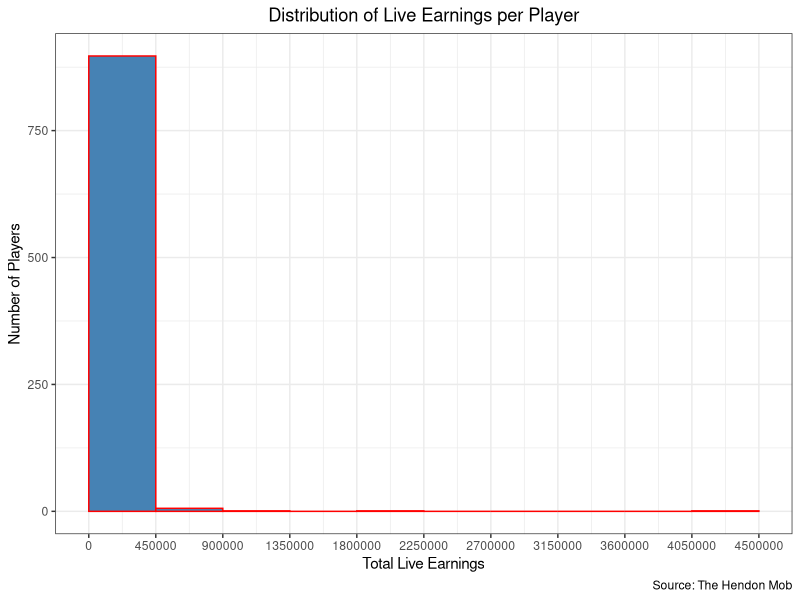
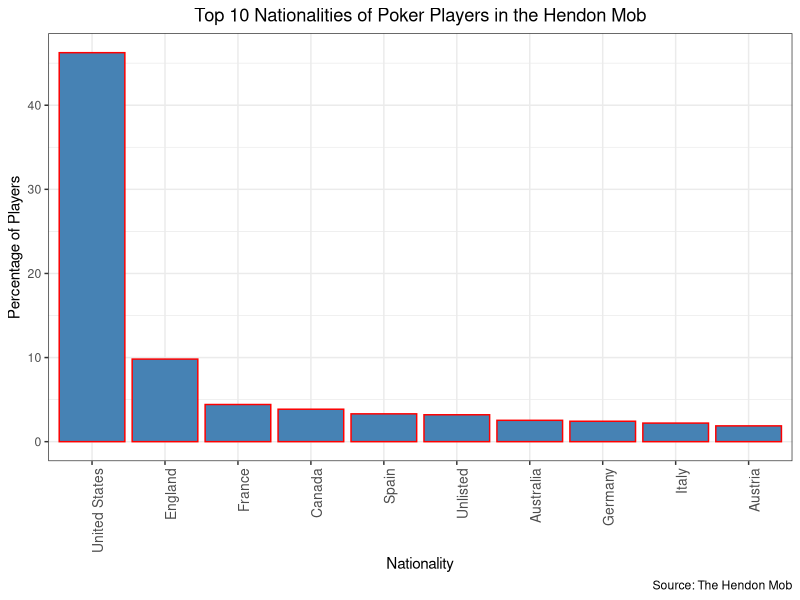
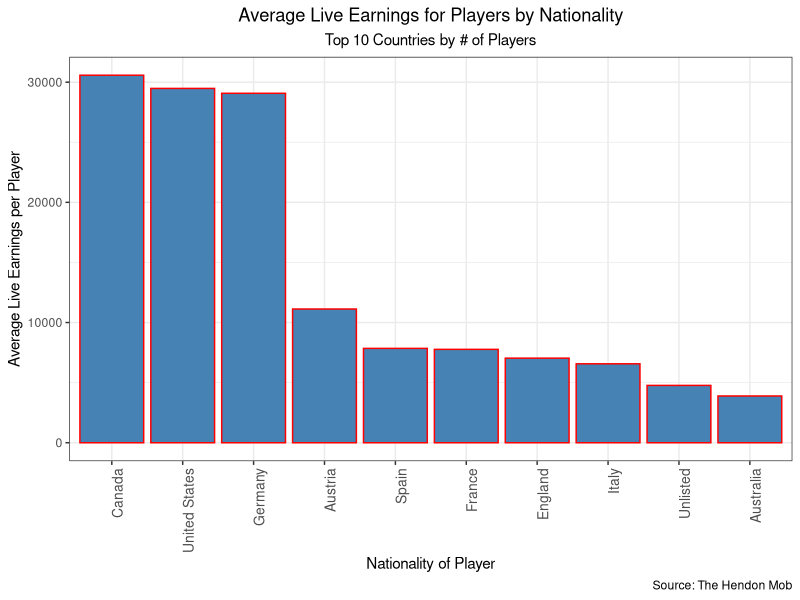
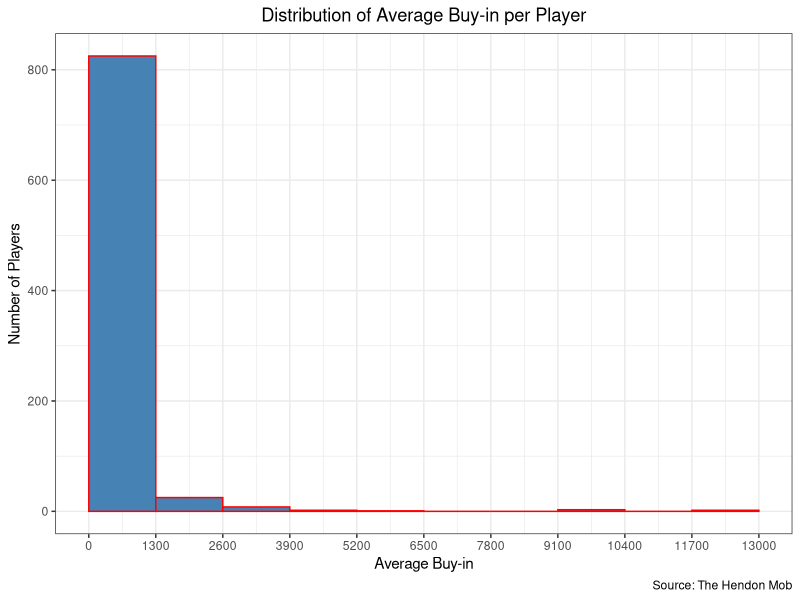
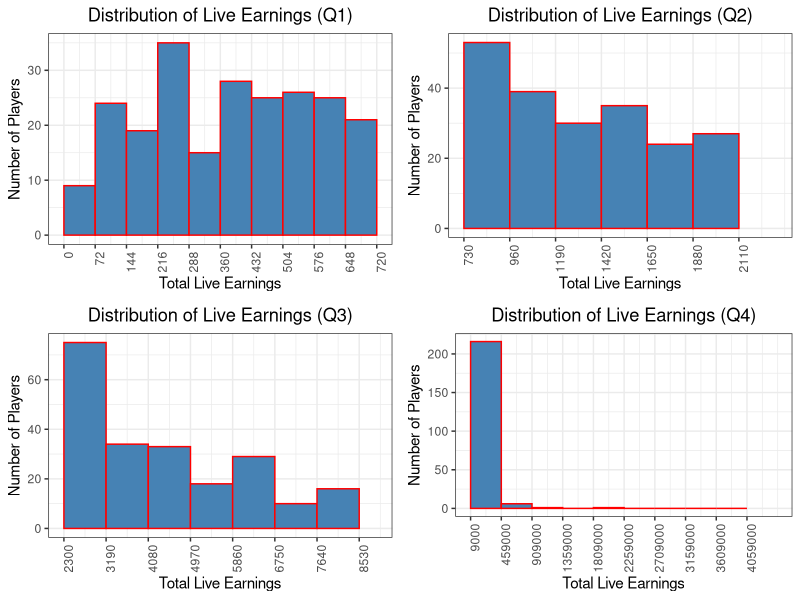
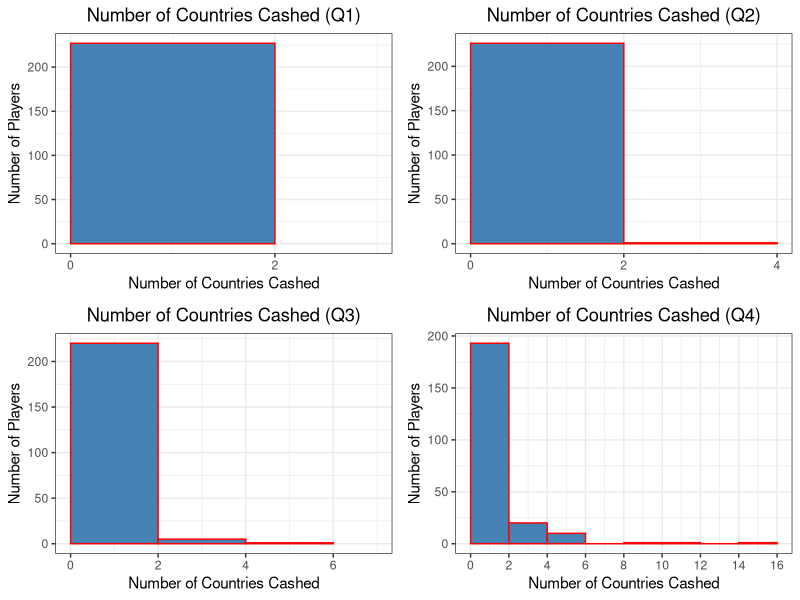
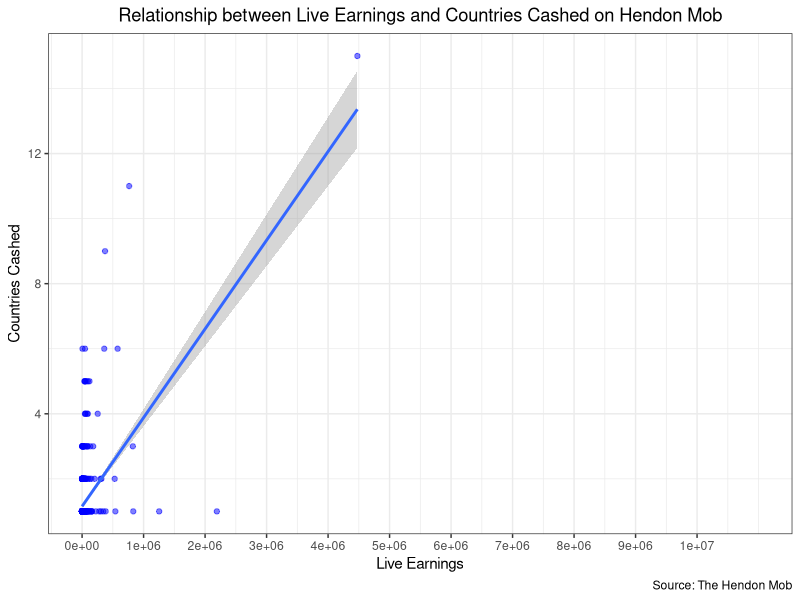
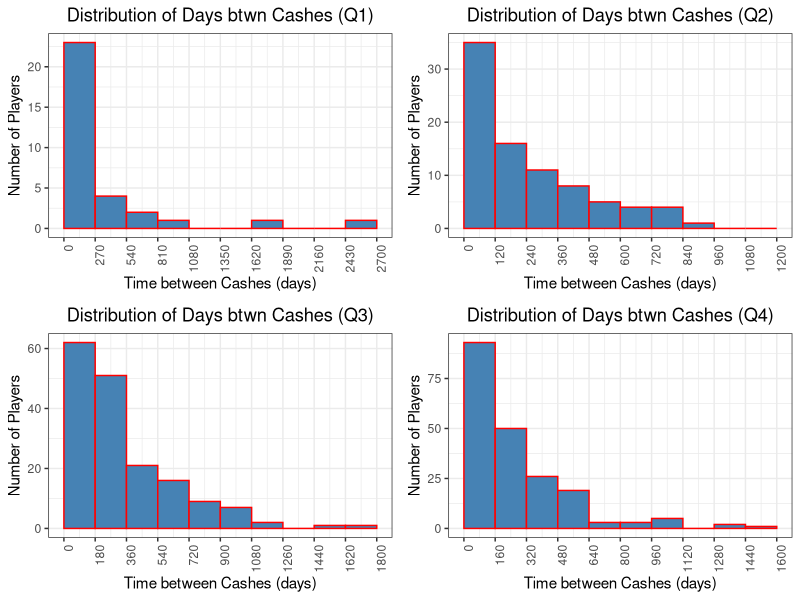

These charts were generated, in order, by the following R code: (Note: this script raises an error after producing the figures.)
#This script provides the code for the analysis in hendon_mob_analysis, the 
#PDF with final analyses/findings

# Data and Library Load ---------------------------------------------------

library(tidyverse) #for ggplot2 visualizations and wrangling data
library(lubridate) #for analysis of dates
library(gridExtra) #for displaying plots nicely

hendon_summaries_df <- read_csv("hendon_summaries.csv")

#The following resolves some formatting issues with the data and creates extra 
#necessary fields 


hendon_summaries_df <- hendon_summaries_df %>%
  mutate(new_name = case_when(is.na(name) == TRUE ~ nationality, is.na(name) == FALSE ~ name)) %>%
  mutate(new_nationality = case_when(is.na(name) == TRUE ~ "Unlisted", is.na(name) == FALSE ~ nationality)) %>%
  mutate(average_cash = round(sum_of_cashes/number_of_cashes, 2)) %>%
  mutate(average_placement = round(average_placement), 2) %>%
  mutate(average_buy_in = round(average_buy_in), 2) %>%
  mutate(last_date = as_date(last_date)) %>%
  mutate(first_date = as_date(first_date)) %>%
  mutate(years_played = round((last_date - first_date)/365.25,2)) %>%
  mutate(average_time_btwn_cash = round((last_date - first_date)/number_of_cashes), 2) %>%
  mutate(average_time_btwn_cash = as.numeric(average_time_btwn_cash)) %>%
  mutate(binks_proportion = round(number_of_binks/number_of_cashes * 100, 2)) %>%
  select(name = new_name, nationality = new_nationality, average_buy_in, 
         number_of_cashes, sum_of_cashes, average_cash, average_placement, number_of_binks,
         binks_proportion, number_of_countries_cashed, first_date, last_date, years_played, 
         average_time_btwn_cash, unique_views) %>%
  arrange(desc(sum_of_cashes)) %>%
  mutate(quantile = ntile(sum_of_cashes, 4)) %>%
  replace_na(list(average_buy_in = 0))

#average time between cash interpreted as "he has a cash once every X days on average"

first_hendon_mob_quantile <- hendon_summaries_df %>%
  filter(quantile == 1)

second_hendon_mob_quantile <- hendon_summaries_df %>%
  filter(quantile == 2)

third_hendon_mob_quantile <- hendon_summaries_df %>%
  filter(quantile == 3)

fourth_hendon_mob_quantile <- hendon_summaries_df %>%
  filter(quantile == 4)



# Fields
# 
# Some fields in the summary dataframe are scraped directly, others are modified
# using post-hoc manipulation. The list of all of the fields which are in the 
# summary dataframe are is the following. 
# 
# 
# 
# 1. **name** - Playér's name
# 2. **nationality** - Player's nationality
# 3. **average_buy_in** - Player's average buy-in, in USD
# 
# i) Note that this item is imperfect because buy-in is not always listed,
# and when it is, sometimes the currency is difficult to guess. I assume here that
# the currency of the buy-in is in the currency of the country of the tournament,
# however this is not always true (and there is currently no better way). For example,
# some events in Ukraine transacted with USD, others with Ukrainian Hryvnia. Since
# I automatically convert all foreign currency to USD based on 2017 exchange rates,
# this results in some values being converted which actually did not need to be, and 
# therefore in the buy-in values being wrong. 
# 
# 4. **number_of_cashes** - Number of events cashed in career
# 5. **sum_of_cashes** - Total amount of money cashed for in poker career, in USD
# 6. **average_cash** - Average amount cashed for per tournament
# 7. **average_placement** - Average placement in tournaments
# 8. **number_of_binks** - A bink is poker slang for a sizeable tournament poker score.
# There's no agreed upon definition of a bink, but I define it here as any cash
# above 20 times the average buy-in. This field counts all of those cashes. For
# the reasons noted above, this field is somewhat unreliable since it depends on
# average buy-in.
# 
# 9. **binks_proportion** - The percentage of tournament cashes that were binks
# 10. **number_of_countries_cashed** - The number of distinct countries that a player
# had a tournament cash in.
# 11. **first_date** - The date of the earliest tournament cash for a player.
# 12. **last_date** - The date of the most recent tournament cash for a player.
# 13. **years_played** - The difference between the date of a player's most recent cash
# and their first cash, in years. Note that this does not assume that the player 
# has continued to play since their last cash.
# 14. **average_time_btwn_cash** - The average number of days between a player's cashes,
# determined by using the first and last cashes as the endpoints
# 15. **unique_views** - Number of unique views of the player's profile
# 16. **quantile** - Players are separated into 4 quartiles based on their total cashes.
# Players in quartile 1 are the 25% of players with the least amount of cashes, 
# while players in quartile 4 are the 25% of players with the most amount of cashes. 



# Total - Average Earnings ------------------------------------------------

mean(hendon_summaries_df$sum_of_cashes)


# Total - Distribution of Average Earnings --------------------------------


max_cash <- signif(max(hendon_summaries_df$sum_of_cashes), 2)

total_earnings_plot <- ggplot(data = hendon_summaries_df, aes(sum_of_cashes))

total_earnings_plot + 
  theme_bw() + 
  geom_histogram(breaks=seq(0, max_cash, by=max_cash/10), col="red", fill="steelblue", alpha = 1) + 
  scale_x_continuous(breaks = seq(0,max_cash, by = max_cash/10), limits = c(0,max_cash)) + 
  labs(x = "Total Live Earnings", y = "Number of Players", title = "Distribution of Live Earnings per Player",
       caption = "Source: The Hendon Mob") + 
  theme(plot.title = element_text(hjust = 0.5))


# Total - Distribution of Nationalities -----------------------------------

nationality_summary <- hendon_summaries_df %>%
  group_by(nationality) %>%
  summarise(number = n()) %>%
  mutate(proportion = round( number/sum(number) * 100, 2)) %>%
  arrange(desc(proportion)) %>%
  top_n(10, proportion)

top_nationality_plot <- ggplot(data=nationality_summary, 
                               aes(x=reorder(nationality, -proportion), y = proportion))

top_nationality_plot + 
  theme_bw() +
  geom_bar(stat = "identity", col="red", fill="steelblue", alpha = 1) + 
  labs(x = "Nationality", y = "Percentage of Players", 
       title = "Top 10 Nationalities of Poker Players in the Hendon Mob", caption = "Source: The Hendon Mob") +
  theme(plot.title = element_text(hjust = 0.5)) + 
  theme(axis.text.x = element_text(angle=90, hjust=1, size = 10)) 



# Total - Average Earnings per Nationality --------------------------------

live_earnings_country_summary <- hendon_summaries_df %>%
  group_by(nationality) %>%
  summarise(average_live_earnings = mean(sum_of_cashes), number_of_players = n())


live_earnings_country_summary_top_10 <- live_earnings_country_summary %>%
  top_n(10, number_of_players) %>%
  arrange(desc(number_of_players))

average_live_earnings_plot <- ggplot(data = live_earnings_country_summary_top_10 , aes(x=reorder(nationality, - average_live_earnings), y = average_live_earnings))

average_live_earnings_plot + geom_bar(stat = "identity", col="red", fill="steelblue", alpha = 1) + 
  labs(x = "Nationality of Player", y = "Average Live Earnings per Player", 
       title = "Average Live Earnings for Players by Nationality",
       subtitle = "Top 10 Countries by # of Players", caption = "Source: The Hendon Mob") +
  theme_bw() + 
  theme(plot.title = element_text(hjust = 0.5)) + 
  theme(plot.subtitle = element_text(hjust = 0.5)) +
  theme(axis.text.x = element_text(angle=90, hjust=1, size = 10)) 



# Total - Average Years Played --------------------------------------------

hendon_summaries_df_more_one_cash <- hendon_summaries_df %>%
  filter(number_of_cashes > 1)

mean(hendon_summaries_df_more_one_cash$years_played)


# Total - Average Number of Cashes ----------------------------------------

mean(hendon_summaries_df$number_of_cashes)


# Total - Average Buy-in --------------------------------------------------

hendon_summaries_for_average_bi <- hendon_summaries_df %>%
  filter(average_buy_in > 10)

mean(hendon_summaries_for_average_bi$average_buy_in)


# Total - Average Buy-in Distribution -------------------------------------

max_average_buy_in <- signif(max(hendon_summaries_for_average_bi$average_buy_in), 2)

total_buy_in_plot <- ggplot(data = hendon_summaries_for_average_bi, aes(average_buy_in))

total_buy_in_plot + 
  theme_bw() + 
  geom_histogram(breaks=seq(0, max_average_buy_in, by=max_average_buy_in/10), 
                 col="red", fill="steelblue", alpha = 1) + 
  scale_x_continuous(breaks = seq(0, max_average_buy_in, by = max_average_buy_in/10), 
                     limits = c(0,max_average_buy_in)) + 
  labs(x = "Average Buy-in", y = "Number of Players", title = "Distribution of Average Buy-in per Player",
       caption = "Source: The Hendon Mob") + 
  theme(plot.title = element_text(hjust = 0.5))


# Quartile - Earnings Distribution ----------------------------------------

display_dist_tot_earnings <- function(hendon_summaries, title_string){ 
  
  max_cash <- signif(max(hendon_summaries$sum_of_cashes), 2)
  min_cash <-  signif(min(hendon_summaries$sum_of_cashes), 2)
  
  total_earnings_plot <- ggplot(data = hendon_summaries, aes(sum_of_cashes))
  
  total_earnings_plot + 
    theme_bw() + 
    geom_histogram(breaks=seq(min_cash, max_cash, by=max_cash/10), col="red", fill="steelblue", alpha = 1) + 
    scale_x_continuous(breaks = seq(min_cash,max_cash, by = max_cash/10), limits = c(min_cash, max_cash)) + 
    labs(x = "Total Live Earnings", y = "Number of Players", title = title_string) + 
    theme(plot.title = element_text(hjust = 0.5)) +
    theme(axis.text.x = element_text(angle = 90, hjust = 1)) 
  
  
}

dte1 <- display_dist_tot_earnings(first_hendon_mob_quantile, "Distribution of Live Earnings (Q1)")
dte2 <- display_dist_tot_earnings(second_hendon_mob_quantile, "Distribution of Live Earnings (Q2)")
dte3 <- display_dist_tot_earnings(third_hendon_mob_quantile, "Distribution of Live Earnings (Q3)")
dte4 <- display_dist_tot_earnings(fourth_hendon_mob_quantile, "Distribution of Live Earnings (Q4)")

grid.arrange(dte1, dte2, dte3, dte4, nrow = 2)


# Quantile - Countries Cashed Distribution --------------------------------

display_dist_countries_cashed <- function(hendon_summaries, title_string){
  
  max_countries_cashed <- max(hendon_summaries$number_of_countries_cashed)
  
  countries_cashed_plot <- ggplot(data = hendon_summaries, aes(number_of_countries_cashed))
  
  
  countries_cashed_plot + 
    theme_bw() + 
    geom_histogram(breaks=seq(0, max_countries_cashed + 2, by=2), col="red", fill="steelblue", alpha = 1) + 
    scale_x_continuous(breaks = seq(0,max_countries_cashed + 2, by = 2), limits = c(0,max_countries_cashed + 1)) + 
    labs(x = "Number of Countries Cashed", y = "Number of Players", 
         title = title_string) + 
    theme(plot.title = element_text(hjust = 0.5))
  
  
}


dcc1 <- display_dist_countries_cashed(first_hendon_mob_quantile, "Number of Countries Cashed (Q1)")
dcc2 <- display_dist_countries_cashed(second_hendon_mob_quantile, "Number of Countries Cashed (Q2)")
dcc3 <-display_dist_countries_cashed(third_hendon_mob_quantile, "Number of Countries Cashed (Q3)")
dcc4 <-display_dist_countries_cashed(fourth_hendon_mob_quantile, "Number of Countries Cashed (Q4)")


grid.arrange(dcc1, dcc2, dcc3, dcc4, nrow = 2)


# Quartile - Countries Cashed Correlation ---------------------------------

earnings_and_countries_plot <- ggplot(hendon_summaries_df, aes(x = sum_of_cashes, y = number_of_countries_cashed))

earnings_and_countries_plot  + 
  theme_bw() +
  geom_point(col = "blue", alpha = .5) +
  scale_x_continuous(breaks = seq(0,10000000, by = 1000000), limits = c(0,11000000)) +
  labs(x = "Live Earnings", y = "Countries Cashed", title = "Relationship between Live Earnings and Countries Cashed on Hendon Mob", caption = "Source: The Hendon Mob") + 
  theme(plot.title = element_text(hjust = 0.5)) +
  geom_smooth(method = "lm") 


# Quartile - Average Time Between Cashes Distribution ----------------------------------

display_dist_time_btwn_cashes <- function(hendon_summaries, title_string){ 
  
  hendon_summaries <- hendon_summaries %>%
    filter(number_of_cashes > 1)
  
  time_cashes_plot <- ggplot(data = hendon_summaries, aes(average_time_btwn_cash))
  
  max_time <- signif(max(hendon_summaries$average_time_btwn_cash), 2)
  
  time_cashes_plot + 
    theme_bw() + 
    geom_histogram(breaks=seq(0, max_time, by=max_time/10), col="red", fill="steelblue", alpha = 1) + 
    scale_x_continuous(breaks = seq(0,max_time, by = max_time/10), limits = c(0,max_time)) + 
    labs(x = "Time between Cashes (days)", y = "Number of Players", title = title_string ) + 
    theme(plot.title = element_text(hjust = 0.5)) +
    theme(axis.text.x = element_text(angle = 90, hjust = 1)) 
  
  
}

dtbc1 <- display_dist_time_btwn_cashes(first_hendon_mob_quantile, "Distribution of Days btwn Cashes (Q1)")
dtbc2 <- display_dist_time_btwn_cashes(second_hendon_mob_quantile, "Distribution of Days btwn Cashes (Q2)")
dtbc3 <- display_dist_time_btwn_cashes(third_hendon_mob_quantile, "Distribution of Days btwn Cashes (Q3)")
dtbc4 <- display_dist_time_btwn_cashes(fourth_hendon_mob_quantile, "Distribution of Days btwn Cashes (Q4)")

grid.arrange(dtbc1, dtbc2, dtbc3, dtbc4, nrow = 2)


# Quartile - Average Time Between Cashes Statistic ------------------------

hendon_summaries_more_one_cash <- hendon_summaries_df %>%
  filter(number_of_cashes > 1)

hendon_summaries_average_time_between <- mean(hendon_summaries_more_one_cash$average_time_btwn_cash)

first_hendon_mob_quantile_more_one_cash <- first_hendon_mob_quantile %>%
  filter(number_of_cashes > 1)

first_hendon_mob_quantile_average_time_between <- mean(first_hendon_mob_quantile$average_time_btwn_cash)

second_hendon_mob_quantile_more_one_cash <- second_hendon_mob_quantile_df %>%
  filter(number_of_cashes > 1)

second_hendon_mob_quantile_average_time_between <- mean(second_hendon_mob_quantile$average_time_btwn_cash)

third_hendon_mob_quantile_more_one_cash <- third_hendon_mob_quantile_df %>%
  filter(number_of_cashes > 1)

third_hendon_mob_quantile_quantile_average_time_between <- mean(third_hendon_mob_quantile$average_time_btwn_cash)

fourth_hendon_mob_quantile_more_one_cash <- fourth_hendon_mob_quantile_df %>%
  filter(number_of_cashes > 1)

fourth_hendon_mob_quantile_average_time_between <- mean(fourth_hendon_mob_quantile$average_time_btwn_cash)

time_between_vec <- c(first_hendon_mob_quantile_average_time_between, second_hendon_mob_quantile_average_time_between,
                      third_hendon_mob_quantile_quantile_average_time_between, fourth_hendon_mob_quantile_average_time_between)

time_between_df <- tibble(quartile = seq(1:4), average_time = time_between_vec)

time_between_plot <- ggplot(time_between_df, aes(quartile, average_time))

time_between_plot +
  theme_bw() +
  geom_bar(stat = "identity", col = "red", fill = "steelblue") +
  labs(x = "Quartile", y = "Average Time Between Cashes (days)", title = "Average Time Between Cashes", caption = "Source: The Hendon Mob") + 
  theme(plot.title = element_text(hjust = 0.5)) 


# Quartile - Average Buy-ins ----------------------------------------------


first_hendon_mob_quantile_for_average_bi <- first_hendon_mob_quantile %>%
  filter(average_buy_in > 10)

first_hendon_mob_quantile_average_buy_in <- mean(first_hendon_mob_quantile_for_average_bi$average_buy_in)

second_hendon_mob_quantile_for_average_bi <- second_hendon_mob_quantile %>%
  filter(average_buy_in > 10)

second_hendon_mob_quantile_average_buy_in <- mean(second_hendon_mob_quantile_for_average_bi$average_buy_in)

third_hendon_mob_quantile_for_average_bi <- third_hendon_mob_quantile %>%
  filter(average_buy_in > 10)

third_hendon_mob_quantile_average_buy_in <- mean(third_hendon_mob_quantile_for_average_bi$average_buy_in)

fourth_hendon_mob_quantile_for_average_bi <- fourth_hendon_mob_quantile %>%
  filter(average_buy_in > 10)

fourth_hendon_mob_quantile_average_buy_in <- mean(fourth_hendon_mob_quantile_for_average_bi$average_buy_in)

average_buy_in_vec <- c(first_hendon_mob_quantile_average_buy_in ,        
                        second_hendon_mob_quantile_average_buy_in,
                        third_hendon_mob_quantile_average_buy_in, 
                        fourth_hendon_mob_quantile_average_buy_in)

average_buy_in_df <- tibble(quartile = seq(1:4), average_buy_in = average_buy_in_vec )

average_buy_in_plot <- ggplot(average_buy_in_df, aes(quartile, average_buy_in))

average_buy_in_plot +
  theme_bw() +
  geom_bar(stat = "identity", col = "red", fill = "steelblue") +
  labs(x = "Quartile", y = "Average Buy-In ($)", title = "Average Buy-in per Quartile", 
       caption = "Source: The Hendon Mob") + 
  theme(plot.title = element_text(hjust = 0.5)) 


# Quartile - Bink Proportion ----------------------------------------------

first_hendon_mob_quantile_for_binks <- first_hendon_mob_quantile %>%
  filter(average_buy_in > 0)

first_hendon_mob_quantile_bink_p <- mean(first_hendon_mob_quantile_for_binks$binks_proportion)

second_hendon_mob_quantile_for_binks <- second_hendon_mob_quantile %>%
  filter(average_buy_in > 0)

second_hendon_mob_quantile_bink_p <- mean(second_hendon_mob_quantile_for_binks$binks_proportion)

third_hendon_mob_quantile_for_binks <- third_hendon_mob_quantile %>%
  filter(average_buy_in > 0)

third_hendon_mob_quantile_bink_p <- mean(third_hendon_mob_quantile_for_binks$binks_proportion)

fourth_hendon_mob_quantile_for_binks <- fourth_hendon_mob_quantile %>%
  filter(average_buy_in > 0)

fourth_hendon_mob_quantile_bink_p <- mean(fourth_hendon_mob_quantile_for_binks$binks_proportion)

bink_vec <- c(first_hendon_mob_quantile_bink_p ,        
              second_hendon_mob_quantile_bink_p,
              third_hendon_mob_quantile_bink_p, 
              fourth_hendon_mob_quantile_bink_p)

bink_df <- tibble(quartile = seq(1:4), bink_p = bink_vec )

bink_plot <- ggplot(bink_df, aes(quartile, bink_p))

bink_plot +
  theme_bw() +
  geom_bar(stat = "identity", col = "red", fill = "steelblue") +
  labs(x = "Quartile", y = "Bink Proportion", title = "Bink Proportion per Quartile", 
       caption = "Source: The Hendon Mob") + 
  theme(plot.title = element_text(hjust = 0.5)) 


# Quartile - Regression ---------------------------------------------------



